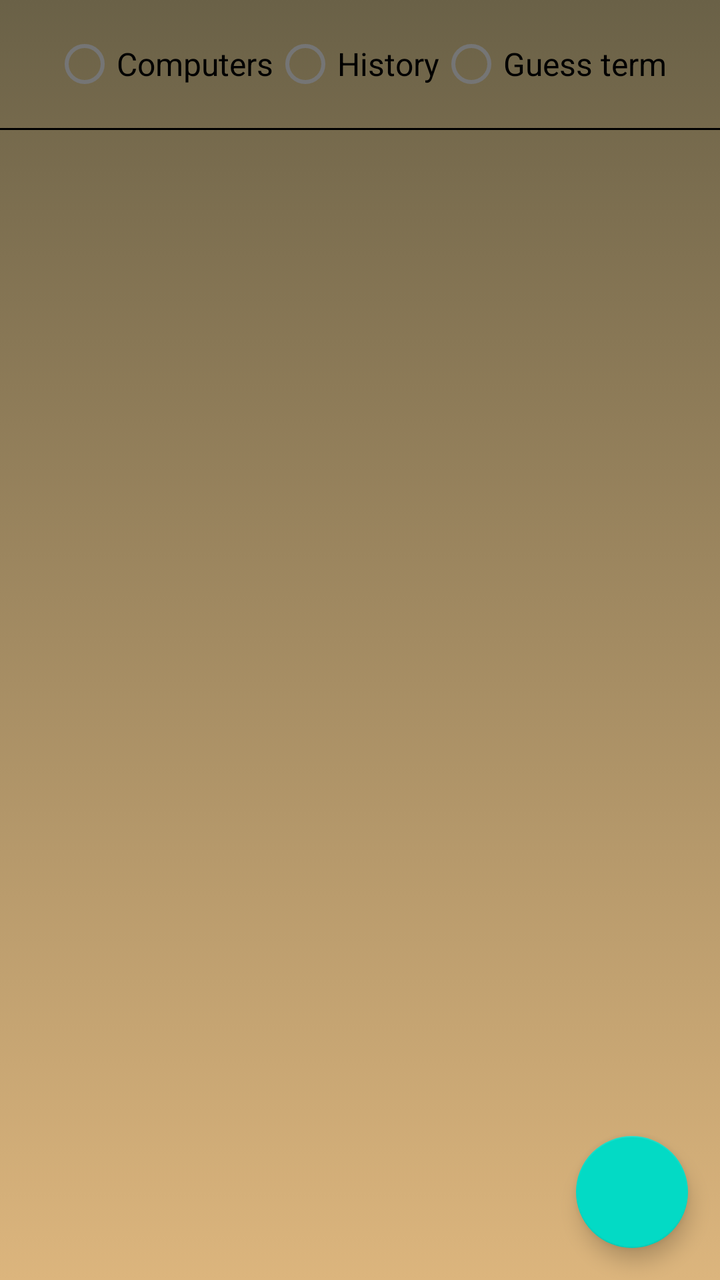
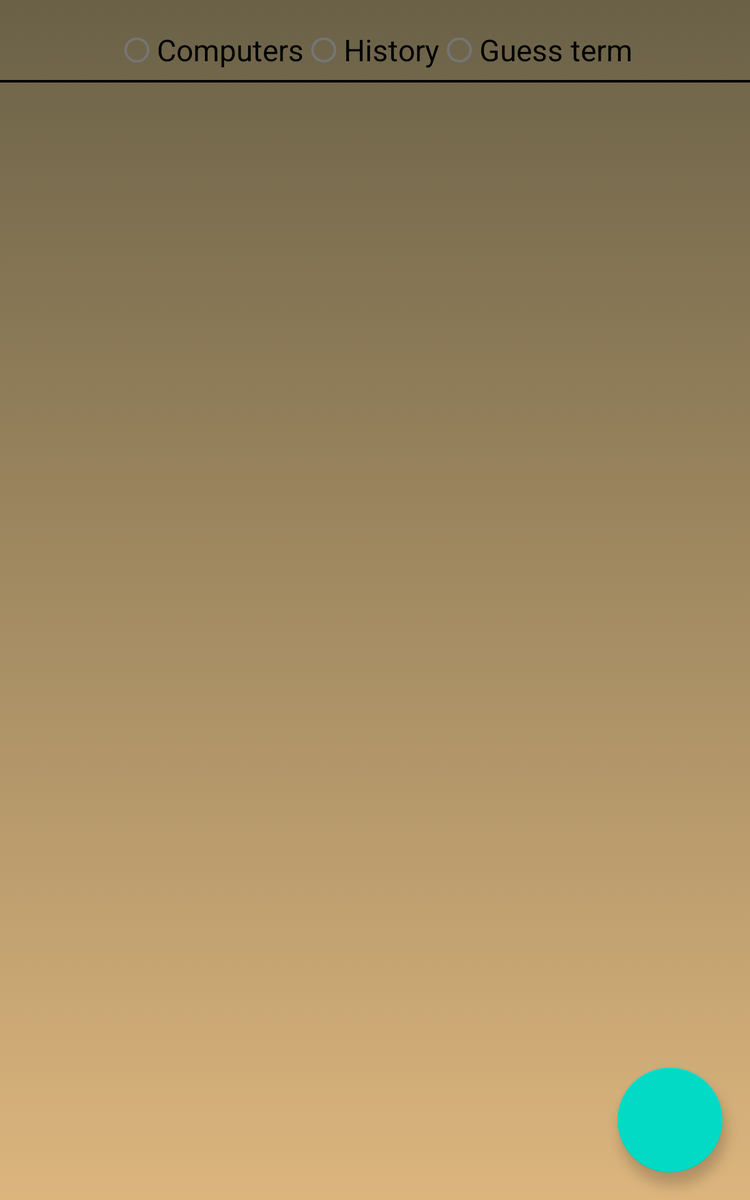

An Android layout and its configuration variant, each rendered on a device that would load it. The default file and the variant file are quoted in full after the pictures.
<!-- AndroidManifest.xml: application theme AppTheme -->
<!-- res/layout/fragment_create_delete_questions.xml -->
<?xml version="1.0" encoding="utf-8"?>
<androidx.coordinatorlayout.widget.CoordinatorLayout xmlns:android="http://schemas.android.com/apk/res/android"
    xmlns:tools="http://schemas.android.com/tools"
    android:layout_width="match_parent"
    android:layout_height="match_parent"
    android:id="@+id/rootElement"
    android:background="@drawable/gold_background"
    tools:context=".ui.fragments.createDeleteQuestions.CreateDeleteQuestionsFragment">

    <LinearLayout
        android:layout_width="match_parent"
        android:layout_height="match_parent"
        android:orientation="vertical">

        <RadioGroup
            android:id="@+id/radioGroup"
            android:layout_width="match_parent"
            android:layout_height="wrap_content"
            android:gravity="center"
            android:layout_margin="8dp"
            android:orientation="horizontal">

            <RadioButton
                android:id="@+id/rbCategory1"
                android:layout_width="wrap_content"
                android:layout_height="wrap_content"
                android:textSize="16sp"
                android:text="@string/category1" />

            <RadioButton
                android:id="@+id/rbCategory2"
                android:layout_width="wrap_content"
                android:layout_height="wrap_content"
                android:textSize="16sp"
                android:text="@string/category2" />
            <RadioButton
                android:id="@+id/rbCategory3"
                android:layout_width="wrap_content"
                android:layout_height="wrap_content"
                android:textSize="16sp"
                android:text="@string/category3" />

        </RadioGroup>

        <View
            android:id="@+id/line"
            android:layout_width="match_parent"
            android:layout_height="1dp"
            android:background="@color/colorBlack" />

        <androidx.recyclerview.widget.RecyclerView
            android:id="@+id/recycler"
            android:layout_width="match_parent"
            android:layout_height="match_parent" />

    </LinearLayout>

    <com.google.android.material.floatingactionbutton.FloatingActionButton
        android:id="@+id/fab"
        android:layout_width="wrap_content"
        android:layout_height="wrap_content"
        android:src="@drawable/ic_plus"
        android:layout_margin="16dp"
        android:layout_gravity="bottom|end" />

</androidx.coordinatorlayout.widget.CoordinatorLayout>
<!-- resources referenced by this layout -->
<resources>
  <color name="colorBlack">#000</color>
  <!-- drawable gold_background (drawable-xxxhdpi) -->
  <?xml version="1.0" encoding="utf-8"?>
  <selector xmlns:android="http://schemas.android.com/apk/res/android">
      <item>
          <shape>
              <gradient
                  android:angle="90"
                  android:startColor="#DCB57D"
                  android:endColor="#6A6147"
                  android:type="linear" />
          </shape>
      </item>
  </selector>
  <string name="category1">Computers</string>
  <string name="category2">History</string>
  <string name="category3">Guess term</string>
</resources>
<!-- res/layout-large/fragment_create_delete_questions.xml (the repository's variant of the layout above) -->
<!-- drawn on a 7-inch tablet held upright -->
<?xml version="1.0" encoding="utf-8"?>
<androidx.constraintlayout.widget.ConstraintLayout xmlns:android="http://schemas.android.com/apk/res/android"
    xmlns:tools="http://schemas.android.com/tools"
    android:layout_width="match_parent"
    android:layout_height="match_parent"
    android:id="@+id/rootElement"
    android:background="@drawable/gold_background"
    xmlns:app="http://schemas.android.com/apk/res-auto"
    tools:context=".ui.fragments.createDeleteQuestions.CreateDeleteQuestionsFragment">

    <RadioGroup
        android:id="@+id/radioGroup"
        android:layout_width="match_parent"
        android:layout_height="wrap_content"
        android:gravity="center"
        android:layout_margin="16dp"
        android:orientation="horizontal"
        app:layout_constraintTop_toTopOf="parent" >

        <RadioButton
            android:id="@+id/rbCategory1"
            android:layout_width="wrap_content"
            android:layout_height="wrap_content"
            android:textSize="24sp"
            android:text="@string/category1" />

        <RadioButton
            android:id="@+id/rbCategory2"
            android:layout_width="wrap_content"
            android:layout_height="wrap_content"
            android:textSize="24sp"
            android:text="@string/category2" />

        <RadioButton
            android:id="@+id/rbCategory3"
            android:layout_width="wrap_content"
            android:layout_height="wrap_content"
            android:textSize="24sp"
            android:text="@string/category3" />

    </RadioGroup>

    <View
        android:id="@+id/line"
        android:layout_width="match_parent"
        android:layout_height="2dp"
        android:background="@color/colorBlack"
        app:layout_constraintTop_toBottomOf="@id/radioGroup" />

    <androidx.recyclerview.widget.RecyclerView
        android:id="@+id/recycler"
        android:layout_width="match_parent"
        android:layout_height="@dimen/match_constraint"
        app:layout_constraintTop_toBottomOf="@id/line"
        app:layout_constraintBottom_toBottomOf="parent"
        tools:listitem="@layout/question_row"/>

    <com.google.android.material.floatingactionbutton.FloatingActionButton
        android:id="@+id/fab"
        android:layout_width="wrap_content"
        android:layout_height="wrap_content"
        android:src="@drawable/ic_plus"
        android:layout_margin="36dp"
        android:scaleY="1.5"
        android:scaleX="1.5"
        app:layout_constraintEnd_toEndOf="parent"
        app:layout_constraintBottom_toBottomOf="parent" />

</androidx.constraintlayout.widget.ConstraintLayout>
